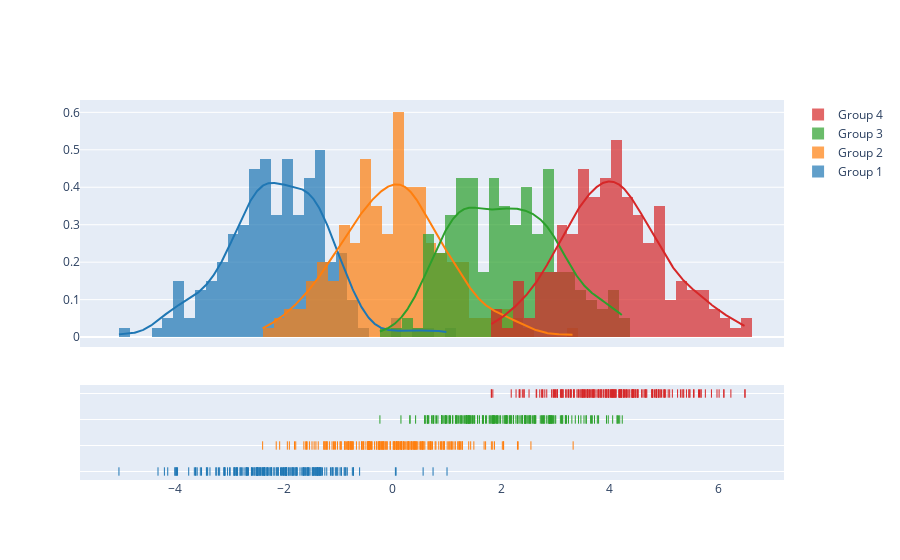

Notebook code cell kept with this figure:
### Code cell
import plotly.figure_factory as ff

# Add histogram data
x1 = np.random.randn(200) - 2
x2 = np.random.randn(200)
x3 = np.random.randn(200) + 2
x4 = np.random.randn(200) + 4

# Group data together
hist_data = [x1, x2, x3, x4]

group_labels = ['Group 1', 'Group 2', 'Group 3', 'Group 4']

# Create distplot with custom bin_size
fig = ff.create_distplot(hist_data, group_labels, bin_size=.2)
fig.show()

### Figure 1 — Plotly figure (JSON) as saved in the notebook; plotly's stock layout.template omitted (floating-point values rounded to 4 significant figures; data arrays with more than 128 entries replaced by an {"elided": "..."} marker saying what was removed)
{"data": [{"autobinx": false, "histnorm": "probability density", "legendgroup": "Group 1", "marker": {"color": "rgb(31, 119, 180)"}, "name": "Group 1", "opacity": 0.7, "type": "histogram", "x": {"elided": "200 float values"}, "xaxis": "x", "xbins": {"end": 1.005, "size": 0.2, "start": -5.034}, "yaxis": "y"}, {"autobinx": false, "histnorm": "probability density", "legendgroup": "Group 2", "marker": {"color": "rgb(255, 127, 14)"}, "name": "Group 2", "opacity": 0.7, "type": "histogram", "x": {"elided": "200 float values"}, "xaxis": "x", "xbins": {"end": 3.327, "size": 0.2, "start": -2.389}, "yaxis": "y"}, {"autobinx": false, "histnorm": "probability density", "legendgroup": "Group 3", "marker": {"color": "rgb(44, 160, 44)"}, "name": "Group 3", "opacity": 0.7, "type": "histogram", "x": {"elided": "200 float values"}, "xaxis": "x", "xbins": {"end": 4.231, "size": 0.2, "start": -0.23}, "yaxis": "y"}, {"autobinx": false, "histnorm": "probability density", "legendgroup": "Group 4", "marker": {"color": "rgb(214, 39, 40)"}, "name": "Group 4", "opacity": 0.7, "type": "histogram", "x": {"elided": "200 float values"}, "xaxis": "x", "xbins": {"end": 6.491, "size": 0.2, "start": 1.821}, "yaxis": "y"}, {"legendgroup": "Group 1", "marker": {"color": "rgb(31, 119, 180)"}, "mode": "lines", "name": "Group 1", "showlegend": false, "type": "scatter", "x": {"elided": "500 float values"}, "xaxis": "x", "y": {"elided": "500 float values"}, "yaxis": "y"}, {"legendgroup": "Group 2", "marker": {"color": "rgb(255, 127, 14)"}, "mode": "lines", "name": "Group 2", "showlegend": false, "type": "scatter", "x": {"elided": "500 float values"}, "xaxis": "x", "y": {"elided": "500 float values"}, "yaxis": "y"}, {"legendgroup": "Group 3", "marker": {"color": "rgb(44, 160, 44)"}, "mode": "lines", "name": "Group 3", "showlegend": false, "type": "scatter", "x": {"elided": "500 float values"}, "xaxis": "x", "y": {"elided": "500 float values"}, "yaxis": "y"}, {"legendgroup": "Group 4", "marker": {"color": "rgb(214, 39, 40)"}, "mode": "lines", "name": "Group 4", "showlegend": false, "type": "scatter", "x": {"elided": "500 float values"}, "xaxis": "x", "y": {"elided": "500 float values"}, "yaxis": "y"}, {"legendgroup": "Group 1", "marker": {"color": "rgb(31, 119, 180)", "symbol": "line-ns-open"}, "mode": "markers", "name": "Group 1", "showlegend": false, "type": "scatter", "x": {"elided": "200 float values"}, "xaxis": "x", "y": {"elided": "200 str values"}, "yaxis": "y2"}, {"legendgroup": "Group 2", "marker": {"color": "rgb(255, 127, 14)", "symbol": "line-ns-open"}, "mode": "markers", "name": "Group 2", "showlegend": false, "type": "scatter", "x": {"elided": "200 float values"}, "xaxis": "x", "y": {"elided": "200 str values"}, "yaxis": "y2"}, {"legendgroup": "Group 3", "marker": {"color": "rgb(44, 160, 44)", "symbol": "line-ns-open"}, "mode": "markers", "name": "Group 3", "showlegend": false, "type": "scatter", "x": {"elided": "200 float values"}, "xaxis": "x", "y": {"elided": "200 str values"}, "yaxis": "y2"}, {"legendgroup": "Group 4", "marker": {"color": "rgb(214, 39, 40)", "symbol": "line-ns-open"}, "mode": "markers", "name": "Group 4", "showlegend": false, "type": "scatter", "x": {"elided": "200 float values"}, "xaxis": "x", "y": {"elided": "200 str values"}, "yaxis": "y2"}], "layout": {"barmode": "overlay", "hovermode": "closest", "legend": {"traceorder": "reversed"}, "xaxis": {"anchor": "y2", "domain": [0.0, 1.0], "zeroline": false}, "yaxis": {"anchor": "free", "domain": [0.35, 1], "position": 0.0}, "yaxis2": {"anchor": "x", "domain": [0, 0.25], "dtick": 1, "showticklabels": false}}}
